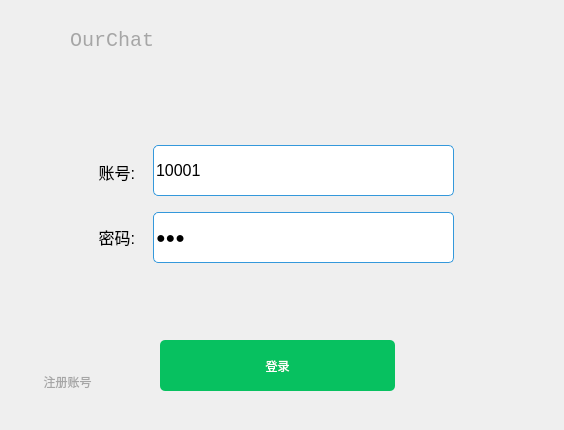
<?xml version="1.0" encoding="UTF-8"?>
<ui version="4.0">
 <class>Logging</class>
 <widget class="QWidget" name="Logging">
  <property name="geometry">
   <rect>
    <x>0</x>
    <y>0</y>
    <width>564</width>
    <height>430</height>
   </rect>
  </property>
  <property name="windowTitle">
   <string>Form</string>
  </property>
  <property name="windowIcon">
   <iconset resource="src.qrc">
    <normaloff>:/pic/src/wechat2.png</normaloff>:/pic/src/wechat2.png</iconset>
  </property>
  <widget class="QWidget" name="centerWidget" native="true">
   <property name="geometry">
    <rect>
     <x>0</x>
     <y>0</y>
     <width>561</width>
     <height>430</height>
    </rect>
   </property>
   <property name="minimumSize">
    <size>
     <width>430</width>
     <height>330</height>
    </size>
   </property>
   <property name="maximumSize">
    <size>
     <width>1000</width>
     <height>1000</height>
    </size>
   </property>
   <widget class="QStackedWidget" name="stackedWidget">
    <property name="geometry">
     <rect>
      <x>20</x>
      <y>10</y>
      <width>511</width>
      <height>401</height>
     </rect>
    </property>
    <property name="currentIndex">
     <number>0</number>
    </property>
    <widget class="QWidget" name="page">
     <widget class="QLabel" name="label">
      <property name="geometry">
       <rect>
        <x>54</x>
        <y>131</y>
        <width>61</width>
        <height>61</height>
       </rect>
      </property>
      <property name="font">
       <font>
        <pointsize>12</pointsize>
       </font>
      </property>
      <property name="layoutDirection">
       <enum>Qt::LeftToRight</enum>
      </property>
      <property name="text">
       <string>账号:</string>
      </property>
      <property name="alignment">
       <set>Qt::AlignRight|Qt::AlignTrailing|Qt::AlignVCenter</set>
      </property>
     </widget>
     <widget class="QLabel" name="label_2">
      <property name="geometry">
       <rect>
        <x>54</x>
        <y>196</y>
        <width>61</width>
        <height>61</height>
       </rect>
      </property>
      <property name="font">
       <font>
        <pointsize>12</pointsize>
       </font>
      </property>
      <property name="text">
       <string>密码:</string>
      </property>
      <property name="alignment">
       <set>Qt::AlignRight|Qt::AlignTrailing|Qt::AlignVCenter</set>
      </property>
     </widget>
     <widget class="QPushButton" name="pushBtn_close">
      <property name="geometry">
       <rect>
        <x>450</x>
        <y>0</y>
        <width>34</width>
        <height>40</height>
       </rect>
      </property>
      <property name="styleSheet">
       <string notr="true">QPushButton {
	border: none; /* no border for a flat push button */
	image: url(:/src/close.png); /* 最小化 */
	min-width: 34px;
	max-width: 34px;
	min-height: 40px;
	max-height: 40px;
}
QPushButton::hover {
	background-color: #f57575; 
}</string>
      </property>
      <property name="text">
       <string/>
      </property>
      <property name="icon">
       <iconset resource="src.qrc">
        <normaloff>:/pic/src/close.png</normaloff>:/pic/src/close.png</iconset>
      </property>
      <property name="iconSize">
       <size>
        <width>40</width>
        <height>40</height>
       </size>
      </property>
     </widget>
     <widget class="QLineEdit" name="lineEdit_account">
      <property name="geometry">
       <rect>
        <x>133</x>
        <y>135</y>
        <width>301</width>
        <height>51</height>
       </rect>
      </property>
      <property name="minimumSize">
       <size>
        <width>240</width>
        <height>22</height>
       </size>
      </property>
      <property name="maximumSize">
       <size>
        <width>2400</width>
        <height>2400</height>
       </size>
      </property>
      <property name="font">
       <font>
        <pointsize>12</pointsize>
       </font>
      </property>
      <property name="styleSheet">
       <string notr="true">QLineEdit{
	color: rgb(0, 0, 0);
	border-style: none;
	border-radius: 5px;	
	border-right:1px solid #3498db;
	border-top:1px solid #3498db;
	border-left:1px solid #3498db;
	border-bottom:1px solid #3498db;
	min-height: 20px;
}
QLineEdit:focus {
    border: 2px solid #3498db;
}</string>
      </property>
      <property name="text">
       <string>10001</string>
      </property>
      <property name="maxLength">
       <number>16</number>
      </property>
     </widget>
     <widget class="QLineEdit" name="lineEdit_password">
      <property name="geometry">
       <rect>
        <x>133</x>
        <y>202</y>
        <width>301</width>
        <height>51</height>
       </rect>
      </property>
      <property name="minimumSize">
       <size>
        <width>240</width>
        <height>22</height>
       </size>
      </property>
      <property name="maximumSize">
       <size>
        <width>2400</width>
        <height>3000</height>
       </size>
      </property>
      <property name="font">
       <font>
        <pointsize>12</pointsize>
       </font>
      </property>
      <property name="styleSheet">
       <string notr="true">QLineEdit{
	color: rgb(0, 0, 0);
	border-style: none;
	border-radius: 5px;	
	border-right:1px solid #3498db;
	border-top:1px solid #3498db;
	border-left:1px solid #3498db;
	border-bottom:1px solid #3498db;
	min-height: 20px;
}
QLineEdit:focus {
    border: 2px solid #3498db;
}</string>
      </property>
      <property name="text">
       <string>123</string>
      </property>
      <property name="maxLength">
       <number>32</number>
      </property>
      <property name="echoMode">
       <enum>QLineEdit::Password</enum>
      </property>
     </widget>
     <widget class="QPushButton" name="pushBtn_hide">
      <property name="geometry">
       <rect>
        <x>410</x>
        <y>0</y>
        <width>34</width>
        <height>40</height>
       </rect>
      </property>
      <property name="styleSheet">
       <string notr="true">QPushButton {
	border: none; /* no border for a flat push button */
	image: url(:/src/min.png); /* 最小化 */
	min-width: 34px;
	max-width: 34px;
	min-height: 40px;
	max-height: 40px;
}
QPushButton::hover {
	background-color: rgba(166,166,166, 50); 
}</string>
      </property>
      <property name="text">
       <string/>
      </property>
      <property name="icon">
       <iconset resource="src.qrc">
        <normaloff>:/pic/src/min.png</normaloff>:/pic/src/min.png</iconset>
      </property>
      <property name="iconSize">
       <size>
        <width>40</width>
        <height>40</height>
       </size>
      </property>
     </widget>
     <widget class="QLabel" name="label_4">
      <property name="geometry">
       <rect>
        <x>50</x>
        <y>10</y>
        <width>121</width>
        <height>41</height>
       </rect>
      </property>
      <property name="font">
       <font>
        <family>Consolas</family>
        <pointsize>15</pointsize>
       </font>
      </property>
      <property name="styleSheet">
       <string notr="true">color: rgb(166,166,166);</string>
      </property>
      <property name="text">
       <string>OurChat</string>
      </property>
     </widget>
     <widget class="QPushButton" name="pushButton_seePassword">
      <property name="geometry">
       <rect>
        <x>390</x>
        <y>210</y>
        <width>36</width>
        <height>36</height>
       </rect>
      </property>
      <property name="styleSheet">
       <string notr="true">border:none;</string>
      </property>
      <property name="text">
       <string/>
      </property>
      <property name="icon">
       <iconset resource="src.qrc">
        <normaloff>:/pic/src/eyes_open.png</normaloff>
        <normalon>:/pic/src/eyes_close.png</normalon>:/pic/src/eyes_open.png</iconset>
      </property>
      <property name="iconSize">
       <size>
        <width>36</width>
        <height>36</height>
       </size>
      </property>
      <property name="checkable">
       <bool>true</bool>
      </property>
     </widget>
     <widget class="QLabel" name="label_6">
      <property name="geometry">
       <rect>
        <x>0</x>
        <y>10</y>
        <width>40</width>
        <height>40</height>
       </rect>
      </property>
      <property name="text">
       <string/>
      </property>
      <property name="pixmap">
       <pixmap resource="src.qrc">:/pic/src/wechat2.png</pixmap>
      </property>
     </widget>
     <widget class="QPushButton" name="pushButton_login">
      <property name="geometry">
       <rect>
        <x>140</x>
        <y>330</y>
        <width>235</width>
        <height>51</height>
       </rect>
      </property>
      <property name="minimumSize">
       <size>
        <width>235</width>
        <height>35</height>
       </size>
      </property>
      <property name="styleSheet">
       <string notr="true">QPushButton{
	
	color: rgb(255, 255, 255);
	border-style: solid;
	border-radius: 5px;	
	background-color: rgb(7,193,96);
}

QPushButton:hover{
	background-color: rgb(56,205,127);
}

QPushButton:pressed {
	background-color: rgb(7,193,96);
}</string>
      </property>
      <property name="text">
       <string>登录</string>
      </property>
     </widget>
     <widget class="QPushButton" name="pushbtn_regist">
      <property name="geometry">
       <rect>
        <x>10</x>
        <y>360</y>
        <width>75</width>
        <height>23</height>
       </rect>
      </property>
      <property name="cursor">
       <cursorShape>ArrowCursor</cursorShape>
      </property>
      <property name="statusTip">
       <string>注册</string>
      </property>
      <property name="styleSheet">
       <string notr="true">QPushButton {
	color: rgb(166,166,166);
	border-style: none;
}
QPushButton::hover {
	color: rgb(67,129,202);
}</string>
      </property>
      <property name="text">
       <string>注册账号</string>
      </property>
     </widget>
    </widget>
    <widget class="QWidget" name="page_2">
     <widget class="QLabel" name="label_7">
      <property name="geometry">
       <rect>
        <x>83</x>
        <y>120</y>
        <width>81</width>
        <height>31</height>
       </rect>
      </property>
      <property name="font">
       <font>
        <pointsize>12</pointsize>
       </font>
      </property>
      <property name="text">
       <string>密码:</string>
      </property>
      <property name="alignment">
       <set>Qt::AlignRight|Qt::AlignTrailing|Qt::AlignVCenter</set>
      </property>
     </widget>
     <widget class="QLineEdit" name="lineEdit_account_2">
      <property name="geometry">
       <rect>
        <x>200</x>
        <y>80</y>
        <width>240</width>
        <height>30</height>
       </rect>
      </property>
      <property name="minimumSize">
       <size>
        <width>240</width>
        <height>22</height>
       </size>
      </property>
      <property name="maximumSize">
       <size>
        <width>240</width>
        <height>30</height>
       </size>
      </property>
      <property name="styleSheet">
       <string notr="true">QLineEdit{
	color: rgb(0, 0, 0);
	border-style: none;
	border-radius: 5px;	
	border-right:1px solid #3498db;
	border-top:1px solid #3498db;
	border-left:1px solid #3498db;
	border-bottom:1px solid #3498db;
	min-height: 20px;
}
QLineEdit:focus {
    border: 2px solid #3498db;
}</string>
      </property>
      <property name="text">
       <string/>
      </property>
      <property name="maxLength">
       <number>16</number>
      </property>
     </widget>
     <widget class="QLineEdit" name="lineEdit_password_2">
      <property name="geometry">
       <rect>
        <x>200</x>
        <y>120</y>
        <width>240</width>
        <height>30</height>
       </rect>
      </property>
      <property name="minimumSize">
       <size>
        <width>240</width>
        <height>22</height>
       </size>
      </property>
      <property name="maximumSize">
       <size>
        <width>240</width>
        <height>30</height>
       </size>
      </property>
      <property name="styleSheet">
       <string notr="true">QLineEdit{
	color: rgb(0, 0, 0);
	border-style: none;
	border-radius: 5px;	
	border-right:1px solid #3498db;
	border-top:1px solid #3498db;
	border-left:1px solid #3498db;
	border-bottom:1px solid #3498db;
	min-height: 20px;
}
QLineEdit:focus {
    border: 2px solid #3498db;
}</string>
      </property>
      <property name="text">
       <string/>
      </property>
      <property name="maxLength">
       <number>32</number>
      </property>
     </widget>
     <widget class="QLineEdit" name="lineEdit_password_3">
      <property name="geometry">
       <rect>
        <x>200</x>
        <y>160</y>
        <width>240</width>
        <height>30</height>
       </rect>
      </property>
      <property name="minimumSize">
       <size>
        <width>240</width>
        <height>22</height>
       </size>
      </property>
      <property name="maximumSize">
       <size>
        <width>240</width>
        <height>30</height>
       </size>
      </property>
      <property name="styleSheet">
       <string notr="true">QLineEdit{
	color: rgb(0, 0, 0);
	border-style: none;
	border-radius: 5px;	
	border-right:1px solid #3498db;
	border-top:1px solid #3498db;
	border-left:1px solid #3498db;
	border-bottom:1px solid #3498db;
	min-height: 20px;
}
QLineEdit:focus {
    border: 2px solid #3498db;
}</string>
      </property>
      <property name="text">
       <string/>
      </property>
      <property name="maxLength">
       <number>32</number>
      </property>
     </widget>
     <widget class="QLabel" name="label_8">
      <property name="geometry">
       <rect>
        <x>73</x>
        <y>160</y>
        <width>91</width>
        <height>31</height>
       </rect>
      </property>
      <property name="font">
       <font>
        <pointsize>12</pointsize>
       </font>
      </property>
      <property name="text">
       <string>确认密码:</string>
      </property>
      <property name="alignment">
       <set>Qt::AlignRight|Qt::AlignTrailing|Qt::AlignVCenter</set>
      </property>
     </widget>
     <widget class="QLabel" name="label_9">
      <property name="geometry">
       <rect>
        <x>83</x>
        <y>80</y>
        <width>81</width>
        <height>31</height>
       </rect>
      </property>
      <property name="font">
       <font>
        <pointsize>12</pointsize>
       </font>
      </property>
      <property name="text">
       <string>账号:</string>
      </property>
      <property name="alignment">
       <set>Qt::AlignRight|Qt::AlignTrailing|Qt::AlignVCenter</set>
      </property>
     </widget>
     <widget class="QLabel" name="label_10">
      <property name="geometry">
       <rect>
        <x>70</x>
        <y>200</y>
        <width>91</width>
        <height>31</height>
       </rect>
      </property>
      <property name="font">
       <font>
        <pointsize>12</pointsize>
       </font>
      </property>
      <property name="text">
       <string>昵称:</string>
      </property>
      <property name="alignment">
       <set>Qt::AlignRight|Qt::AlignTrailing|Qt::AlignVCenter</set>
      </property>
     </widget>
     <widget class="QLineEdit" name="lineEdit_name">
      <property name="geometry">
       <rect>
        <x>200</x>
        <y>200</y>
        <width>240</width>
        <height>30</height>
       </rect>
      </property>
      <property name="minimumSize">
       <size>
        <width>240</width>
        <height>22</height>
       </size>
      </property>
      <property name="maximumSize">
       <size>
        <width>240</width>
        <height>30</height>
       </size>
      </property>
      <property name="styleSheet">
       <string notr="true">QLineEdit{
	color: rgb(0, 0, 0);
	border-style: none;
	border-radius: 5px;	
	border-right:1px solid #3498db;
	border-top:1px solid #3498db;
	border-left:1px solid #3498db;
	border-bottom:1px solid #3498db;
	min-height: 20px;
}
QLineEdit:focus {
    border: 2px solid #3498db;
}</string>
      </property>
      <property name="text">
       <string/>
      </property>
      <property name="maxLength">
       <number>32</number>
      </property>
     </widget>
     <widget class="QPushButton" name="pushButton_regist">
      <property name="geometry">
       <rect>
        <x>100</x>
        <y>290</y>
        <width>84</width>
        <height>24</height>
       </rect>
      </property>
      <property name="text">
       <string>注册</string>
      </property>
     </widget>
     <widget class="QPushButton" name="pushButton_return">
      <property name="geometry">
       <rect>
        <x>350</x>
        <y>290</y>
        <width>84</width>
        <height>24</height>
       </rect>
      </property>
      <property name="text">
       <string>返回</string>
      </property>
     </widget>
     <widget class="QLabel" name="label_5">
      <property name="geometry">
       <rect>
        <x>50</x>
        <y>10</y>
        <width>121</width>
        <height>41</height>
       </rect>
      </property>
      <property name="font">
       <font>
        <family>Consolas</family>
        <pointsize>15</pointsize>
       </font>
      </property>
      <property name="styleSheet">
       <string notr="true">color: rgb(166,166,166);</string>
      </property>
      <property name="text">
       <string>OurChat</string>
      </property>
     </widget>
     <widget class="QPushButton" name="pushBtn_close_2">
      <property name="geometry">
       <rect>
        <x>450</x>
        <y>0</y>
        <width>34</width>
        <height>40</height>
       </rect>
      </property>
      <property name="styleSheet">
       <string notr="true">QPushButton {
	border: none; /* no border for a flat push button */
	image: url(:/src/close.png); /* 最小化 */
	min-width: 34px;
	max-width: 34px;
	min-height: 40px;
	max-height: 40px;
}
QPushButton::hover {
	background-color: #f57575; 
}</string>
      </property>
      <property name="text">
       <string/>
      </property>
      <property name="icon">
       <iconset resource="src.qrc">
        <normaloff>:/pic/src/close.png</normaloff>:/pic/src/close.png</iconset>
      </property>
      <property name="iconSize">
       <size>
        <width>40</width>
        <height>40</height>
       </size>
      </property>
     </widget>
     <widget class="QPushButton" name="pushBtn_hide_2">
      <property name="geometry">
       <rect>
        <x>410</x>
        <y>0</y>
        <width>34</width>
        <height>40</height>
       </rect>
      </property>
      <property name="styleSheet">
       <string notr="true">QPushButton {
	border: none; /* no border for a flat push button */
	image: url(:/src/min.png); /* 最小化 */
	min-width: 34px;
	max-width: 34px;
	min-height: 40px;
	max-height: 40px;
}
QPushButton::hover {
	background-color: rgba(166,166,166, 50); 
}</string>
      </property>
      <property name="text">
       <string/>
      </property>
      <property name="icon">
       <iconset resource="src.qrc">
        <normaloff>:/pic/src/min.png</normaloff>:/pic/src/min.png</iconset>
      </property>
      <property name="iconSize">
       <size>
        <width>40</width>
        <height>40</height>
       </size>
      </property>
     </widget>
     <widget class="QLabel" name="label_11">
      <property name="geometry">
       <rect>
        <x>0</x>
        <y>10</y>
        <width>40</width>
        <height>40</height>
       </rect>
      </property>
      <property name="text">
       <string/>
      </property>
      <property name="pixmap">
       <pixmap resource="src.qrc">:/pic/src/wechat2.png</pixmap>
      </property>
     </widget>
    </widget>
   </widget>
  </widget>
 </widget>
 <resources>
  <include location="src.qrc"/>
 </resources>
 <connections/>
</ui>
